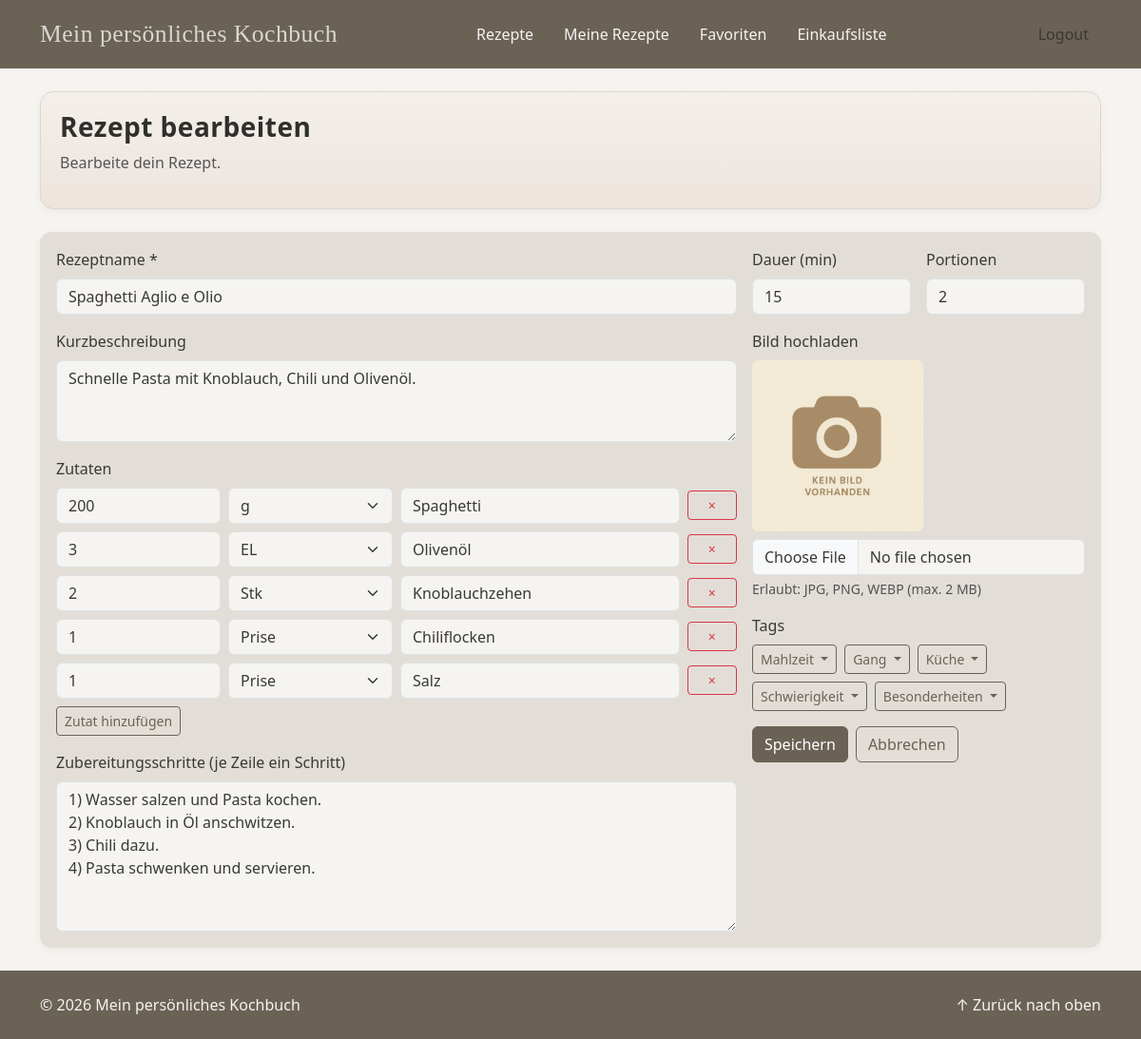
Screenshot of /public/user_recipe_edit.php?id=8 (signed in) with the database file from the repository.
### tables this page shows
CREATE TABLE `recipe_ingredients` (
  `recipe_id` int(11) NOT NULL,
  `unit` varchar(20) NOT NULL,
  `quantity` int(20) NOT NULL,
  `name` varchar(100) NOT NULL
);

### includes/user_recipe_edit_logic.php (called while the page is built, shortened)
<?php
require_once __DIR__ . '/db_gets.php';
$userId = isset($_SESSION['user_id']) && is_numeric($_SESSION['user_id'])
    ? (int)$_SESSION['user_id']
    : 0;
$isEdit   = isset($_GET['id']) && ctype_digit((string)$_GET['id']);
$recipeId = $isEdit ? (int)$_GET['id'] : null;
$units = ['g', 'kg', 'ml', 'l', 'EL', 'TL', 'Prise', 'Stk', 'Pkg'];
$tags          = getAllTags();
$groupedTags   = [];
foreach ($tags as $tag) {
    $cat = (string)($tag['category'] ?? '');
    $tid = (int)($tag['id'] ?? 0);
    $groupedTags[$cat][] = [
        'id'   => $tid,
        'name' => (string)($tag['name'] ?? ''),
    ];
}
$errors = [];
$form = [
    'title'        => '',
    'description'  => '',
    'time_min'     => '',
    'servings'     => '',
    'steps'        => '',
    'picture_path' => '/img/placeholder_food.jpg',
    'tag_ids'      => [],
    'ingredients'  => [],
];
if ($recipeId !== null) {
    $rows   = getRecipesWithTags([$recipeId]);
    $recipe = $rows[$recipeId] ?? null;
    if (!$recipe) {
        http_response_code(404);
        $errors[] = 'Kein Rezept gefunden.';
        $recipeId = null;
    } else {
        $ownerId = (int)($recipe['user_id'] ?? 0);
        if ($ownerId !== $userId) {
            http_response_code(403);
            $errors[] = 'Du kannst nur eigene Rezepte bearbeiten.';
        } else {
            $form['title']        = (string)($recipe['title'] ?? '');
            $form['description']  = (string)($recipe['description'] ?? '');
            $form['time_min']     = (string)($recipe['time_min'] ?? '');
            $form['servings']     = (string)($recipe['servings'] ?? '');
            $form['steps']        = (string)($recipe['steps'] ?? '');
            $form['picture_path'] = (string)($recipe['picture_path'] ?? '/img/placeholder_food.jpg');
            $form['ingredients'] = getIngredientsByRecipeId($recipeId);
            $tagIds = [];
            foreach (($recipe['tags'] ?? []) as $t) {
                if (isset($t['id'])) {
                    $tagIds[] = (int)$t['id'];
                }
            }
            $form['tag_ids'] = array_values(array_unique($tagIds));
        }
    }
}
$pageTitle = ($recipeId !== null) ? 'Rezept bearbeiten' : 'Neues Rezept erstellen';

### includes/helpers.php (called while the page is built, shortened)
<?php
function esc($value): string
{
    return htmlspecialchars((string)$value, ENT_QUOTES | ENT_SUBSTITUTE, 'UTF-8');
}

### includes/db_gets.php (called while the page is built, shortened)
<?php
function getAllTags(): array
{
    $db = getDbConnection();
    $sql = "SELECT * FROM tags";
    $res = $db->query($sql);
    $tags = [];
    while ($row = $res->fetch_assoc()) {
        $tags[] = $row;
    }
    return $tags;
}
function getRecipesWithTags(array $recipeIds): ?array
{
    $db = getDbConnection();
    $recipeIds = array_values(array_map('intval', $recipeIds));
    $placeholders = implode(',', array_fill(0, count($recipeIds), '?'));
    $sql = "
        SELECT
            r.id           AS recipe_id,
            r.title,
            r.description,
            r.time_min,
            r.servings,
            r.steps,
            r.user_id,
            r.picture_path,
            t.id       AS tag_id,
            t.name     AS tag_name,
            t.category AS tag_category
        FROM recipes r
        LEFT JOIN recipe_tags rt ON rt.recipe_id = r.id
        LEFT JOIN tags t         ON t.id = rt.tag_id
        WHERE r.id IN ($placeholders)
    ";
    $stmt = $db->prepare($sql);
    $types = str_repeat('i', count($recipeIds));
    $stmt->bind_param($types, ...$recipeIds);
    $stmt->execute();
    $result = $stmt->get_result();
    $recipes = [];
    while ($row = $result->fetch_assoc()) {
        $rid = (int)$row['recipe_id'];
        if (!isset($recipes[$rid])) {
            $recipes[$rid] = [
                'id'           => $rid,
                'title'        => $row['title'],
                'description'  => $row['description'],
                'time_min'     => $row['time_min'],
                'servings'     => $row['servings'],
                'steps'        => $row['steps'],
                'user_id'      => $row['user_id'],
                'picture_path' => $row['picture_path'],
                'tags'         => [],
            ];
        }
        if ($row['tag_id'] !== null) {
            $recipes[$rid]['tags'][] = [
                'id'       => (int)$row['tag_id'],
                'name'     => $row['tag_name'],
                'category' => $row['tag_category'],
            ];
        }
    }
    return $recipes;
}
function getIngredientsByRecipeId(int $recipeId): array
{
    $db = getDbConnection();
    $sql = "SELECT quantity, unit, name FROM recipe_ingredients WHERE recipe_id = ?";
    $stmt = $db->prepare($sql);
    $stmt->bind_param("i", $recipeId);
    $stmt->execute();
    $result = $stmt->get_result();
    $ings = [];
    while ($row = $result->fetch_assoc()) {
        $ings[] = $row;
    }
    return $ings;
}

### public/user_recipe_edit.php (the view, shortened to what this page needs)
<?php
include __DIR__ . '/../includes/header.php';
include __DIR__ . '/../includes/nav.php';
require_once __DIR__ . '/../includes/user_recipe_edit_logic.php';
?>
<main>
<div class="container">
    <section class="hero section my-3 my-md-4">
        <h1 class="h3 mb-2"><?= esc($pageTitle) ?></h1>
        <p class="text-muted">
            <?= ($recipeId !== null) ? 'Bearbeite dein Rezept.' : 'Lege ein neues Rezept an.' ?>
        </p>
    </section>
    <section class="section bg-cream mb-3 mb-md-4 py-3 px-3">
        <form method="post" class="row g-3" enctype="multipart/form-data">
            <div class="col-12 col-lg-8">
                <label class="form-label">Rezeptname *</label>
                <input
                    type="text"
                    name="title"
                    class="form-control"
                    required
                    value="<?= esc($form['title']) ?>"
                >
                <div class="mt-3">
                    <label class="form-label">Kurzbeschreibung</label>
                    <textarea
                        name="description"
                        rows="3"
                        class="form-control"
                    ><?= esc($form['description']) ?></textarea>
                </div>
                <div class="mt-3">
                    <label class="form-label d-block">Zutaten</label>
                    <div class="d-flex flex-column gap-2">
                        <?php
                        $rows = !empty($form['ingredients'])
                            ? array_values($form['ingredients'])
                            : [['quantity' => '', 'unit' => '', 'name' => '']];
                        ?>
                        <?php foreach ($rows as $i => $ing): ?>
                            <div class="row g-2 align-items-center">
                                <div class="col-3">
                                    <input
                                        type="text"
                                        name="ingredients[quantity][]"
                                        class="form-control"
                                        placeholder="Menge"
                                        value="<?= esc($ing['quantity'] ?? '') ?>"
                                    >
                                </div>
                                <div class="col-3">
                                    <select name="ingredients[unit][]" class="form-select">
                                        <?php foreach ($units as $u): ?>
                                            <option
                                                value="<?= esc($u) ?>"
                                                <?= (($ing['unit'] ?? '') === $u) ? 'selected' : '' ?>
                                            >
                                                <?= esc($u) ?>
                                            </option>
                                        <?php endforeach; ?>
                                    </select>
                                </div>
                                <div class="col-5">
                                    <input
                                        type="text"
                                        name="ingredients[name][]"
                                        class="form-control"
                                        placeholder="Zutat"
                                        value="<?= esc($ing['name'] ?? '') ?>"
                                    >
                                </div>
                                <div class="col-1 d-grid">
                                    <button
                                        type="submit"
                                        name="remove_ing"
                                        value="<?= (int)$i ?>"
                                        class="btn btn-sm btn-outline-danger"
                                        title="Zutat entfernen"
                                    >
                                        ×
                                    </button>
                                </div>
                            </div>
                        <?php endforeach; ?>
                    </div>
                    <button
                        type="submit"
                        name="add_ing"
                        value="1"
                        class="btn btn-sm btn-outline-secondary mt-2"
                    >
                        Zutat hinzufügen
                    </button>
                </div>
                <div class="mt-3">
                    <label class="form-label">Zubereitungsschritte (je Zeile ein Schritt)</label>
                    <textarea
                        name="steps"
                        rows="6"
                        class="form-control"
                        placeholder="Schritt 1&#10;Schritt 2&#10;Schritt 3"
                    ><?= esc($form['steps']) ?></textarea>
                </div>
            </div>
            <div class="col-12 col-lg-4">
                <div class="row g-3">
                    <div class="col-6">
                        <label class="form-label">Dauer (min)</label>
                        <input
                            type="number"
                            name="time_min"
                            class="form-control"
                            min="0"
                            value="<?= esc($form['time_min']) ?>"
                        >
                    </div>
                    <div class="col-6">
                        <label class="form-label">Portionen</label>
                        <input
                            type="number"
                            name="servings"
                            class="form-control"
                            min="0"
                            value="<?= esc($form['servings']) ?>"
                        >
                    </div>
                    <div class="col-12">
                        <label for="recipeImage" class="form-label">Bild hochladen</label>
                        <?php
                        $currentImg = trim((string)($form['picture_path'] ?? ''));
                        ?>
                        <div class="mb-2">
                            <img
                                src="<?= esc($currentImg) ?>"
                                onerror="this.onerror=null;this.src='/img/placeholder_food.jpg';"
                                alt="Aktuelles Rezeptbild"
                                class="img-fluid rounded"
                                style="max-height: 180px; object-fit: cover;"
                            >
                        </div>
                        <input
                            type="file"
                            id="recipeImage"
                            name="image"
                            class="form-control"
                            accept="image/jpeg,image/png,image/webp"
                        >
                        <div class="form-text">
                            Erlaubt: JPG, PNG, WEBP (max. 2&nbsp;MB)
                        </div>
                    </div>
                    <div class="col-12">
                        <label class="form-label d-block mb-2">Tags</label>
                        <div class="d-flex flex-wrap gap-2">
                            <?php foreach ($groupedTags as $category => $tagsInCat): ?>
                                <div class="btn-group">
                                    <button
                                        type="button"
                                        class="btn btn-outline-secondary btn-sm dropdown-toggle"
                                        data-bs-toggle="dropdown"
                                    >
                                        <?= esc($category) ?>
                                    </button>
                                </div>
                            <?php endforeach; ?>
                        </div>
                    </div>
                    <div class="col-12 d-flex gap-2">
                        <button type="submit" class="btn btn-primary">
                            <?= ($recipeId !== null) ? 'Speichern' : 'Erstellen' ?>
                        </button>
                        <a href="recipes.php" class="btn btn-outline-secondary">Abbrechen</a>
                    </div>
                </div>
            </div>
        </form>
    </section>
</div>
</main>
<?php include __DIR__ . '/../includes/footer.php'; ?>

### public/css/style.css (style rules this page uses)
:root { --color-primary: #6B6256; --color-secondary: #7C8573; --color-dark: #2F2F2C; --color-light: #E2DED7; --color-bg: #F5F4F1; --color-text: #3A3936; --color-accent: #9DA69D; --color-brand-accent: #D8D6D0; --color-brand-accent-hover: #C2BEB7; --bs-primary: var(--color-primary); --bs-secondary: var(--color-secondary); --bs-dark: var(--color-dark); --bs-light: var(--color-light); --bs-body-bg: var(--color-bg); --bs-body-color: var(--color-text); }
html, body { height: 100%; margin: 0; background: var(--bs-body-bg); }
body { display: flex; flex-direction: column; min-height: 100vh; }
main { flex: 1 0 auto; min-height: 1px; }
h1, h2, h3, h4, h5, h6, .h1, .h2, .h3, .h4, .h5, .h6 { font-family: "Segoe UI", "Helvetica Neue", Arial, sans-serif; font-weight: 600 !important; color: var(--color-dark); letter-spacing: 0.5px; }
a { color: var(--bs-primary); text-decoration: none; }
main { flex: 1 0 auto; margin: 0; background: var(--bs-body-bg); }
.section, .card, .panel { background: #fff; border: 1px solid var(--color-light); border-radius: 12px; box-shadow: 0 2px 8px rgba(0,0,0,.05); }
.section { padding: .75rem; margin-bottom: 1rem; }
@media (min-width: 768px) { .section { padding: 1.25rem; margin-bottom: 1.5rem; } }
.hero { background:linear-gradient(180deg,#F4EFEA 0%,#EDE4DD 100%); border:1px solid #E0D6CD; border-radius:14px; }
.bg-cream { background:var(--bs-light); }
.btn-primary { background:var(--bs-primary); border-color:var(--bs-primary); color:#fff !important; }
.btn-outline-secondary { color:var(--bs-primary); border-color:var(--bs-primary); }

### rows the page displays
recipe_ingredients: quantity "200", name "Spaghetti", $i 0 (drawn)
recipe_ingredients: quantity "3", name "Olivenöl", $i 1 (drawn)
recipe_ingredients: quantity "2", name "Knoblauchzehen"
recipe_ingredients: quantity "1", name "Chiliflocken", $i 3 (drawn)
recipe_ingredients: quantity "1", name "Salz", $i 4 (drawn)

### other values shown
$pageTitle "Rezept bearbeiten"
$category "Mahlzeit"
$category "Gang"
$category "Küche"
$category "Schwierigkeit"
$category "Besonderheiten"
form field value "g"
form field value "EL"
form field value "Stk"
form field value "Prise"
